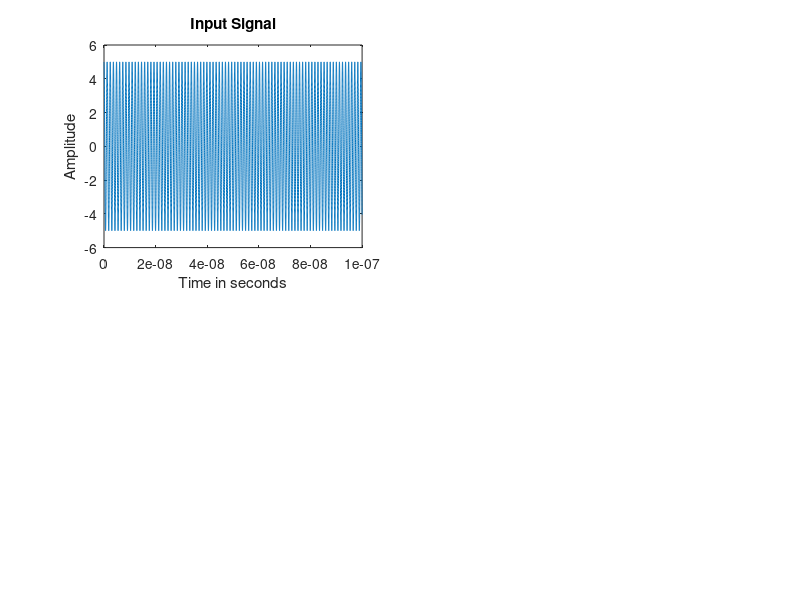

MATLAB code for this plot: (Note: this script raises an error after producing the figure.)

clc;
clear all;                          %%cleara all previous values in command window
close all;                          %%closes all previous tabs open
%% given parameters
d = 4000;                           %%distance between tx and rx in meters
h = 500;                            %%height of BTS tower
p = pi;                             %%declaring value of pi
c = 3*10^8;                         %%speed of light
h1 = 48000;                         %%height from tx antenna to inospheric layer

%% finding the path distances from tx to rx
d2 = 2 * sqrt((d/2)^2 + h1^2);       %%distance from tx to rx due to ionsopheric reflection
d1 = 2 * sqrt((d/2)^2 + h^2);      %%distance from tx to rx due to ground reflection

%% delcaring the step-size, frequnecy and time parameter
Fs = 250e2;                             %%time samples
f = 824e6:400:834e6;                    %%Frequency range (taking ss = 250000)
t = 0:4e-12:0.1e-6;                     %%FM signal
fs = 1668e6;                            %sampling frequency

%% input signal
A = input("Enter the value of amplitude: "); %disp(A)
w = 2*p*f; %disp(w)
x = A*cos(w.*t); disp(x); figure(1); subplot(2,2,1); plot(t,x); title("Input Signal");xlabel("Time in seconds"); ylabel("Amplitude");

%% time delay
u0 = (d/c); u1 = (d1/c); u2 = (d2/c);       %%time delays

%% calculating the value of alpha
a0 = 1/d;               %%direct path
a1 = (1/d1)*0.9;    %%ground reflected path R = 0.9
a2 = (1/d2)*0.5;    %%inospheric reflection R = 0.5  (considering that 50 percent energy will be bouncing back at the receiver

%% outpur signal( direct delay fuction )
y0 = a0*delayseq(x,u0); 
disp(y0); figure(1); subplot(2,2,2); plot(t,y0,'m'); title("DIRECT PATH Received Signal");xlabel("Time in seconds"); ylabel("Amplitude");
y1 = a1*delayseq(x,u1); 
disp(y1); figure(1); subplot(2,2,3);plot(t,y1,'g'); title("GROUND Reflected Received Signal");xlabel("Time in seconds"); ylabel("Amplitude");
y2 = a2*delayseq(x,u2); 
disp(y2); figure(1); subplot(2,2,4); plot(t,y2); title("INOSPHERIC Reflected Received Signal");xlabel("Time in seconds"); ylabel("Amplitude");

%% adding zeros
nd0 = ceil(u0 * fs);
nd1 = ceil(u1 * fs);
nd2 = ceil(u2 * fs);
disp(nd0); disp(nd1); disp(nd2);

%% concatenating zeros with input signal ( method 2 )
z1 = zeros(1,nd0); z2 = zeros(1,nd1); z3 = zeros(1,nd2);
Y0 = horzcat(z1,y0);
Y1 = horzcat(z2,y1);
Y2 = horzcat(z3,y2);

%% making the vectors to eual length of summation
maxLength = max([length(Y0), length(Y1), length(Y2)]);
disp(maxLength);
Y0(length(Y0)+1:maxLength) = 0;
Y1(length(Y1)+1:maxLength) = 0;
Y2(length(Y2)+1:maxLength) = 0;

%% receiver signal
Y = Y0 + Y1 + Y2; disp(Y); %figure; plot(Y,'r'); %subplot(2,2,1);plot(y);
%figure(2);plot(Y); 
figure(3);subplot(2,2,1); plot(Y0,'m'); title("Signal 1 (after adding zeros)");xlabel("Time in seconds"); ylabel("Amplitude");
figure(3);subplot(2,2,2); plot(Y1,'g'); title("Signal 2 (after adding zeros)");xlabel("Time in seconds"); ylabel("Amplitude");
figure(3);subplot(2,2,3); plot(Y2); title("Signal 3 (after adding zeros)");xlabel("Time in seconds"); ylabel("Amplitude");
figure(3);subplot(2,2,4); plot(Y,'r'); title("Received Signal"); xlabel("Time in seconds"); ylabel("Amplitude");%subplot(2,2,1);plot(y);

%% calculating fft
fs = 1668e6;                    %sampling frequency, considering fm = 834MHz and fs = 2*fm = 1668 MHz ~ 1700 MHz(approx)
q = fft(Y); 
n = length(q);
Q = abs(q);
fbins = linspace(0,fs/2-fs/n,n);
figure;
plot(fbins,Q);
title('Output of FFT');
xlabel('frequency');
ylabel('amplitude');

